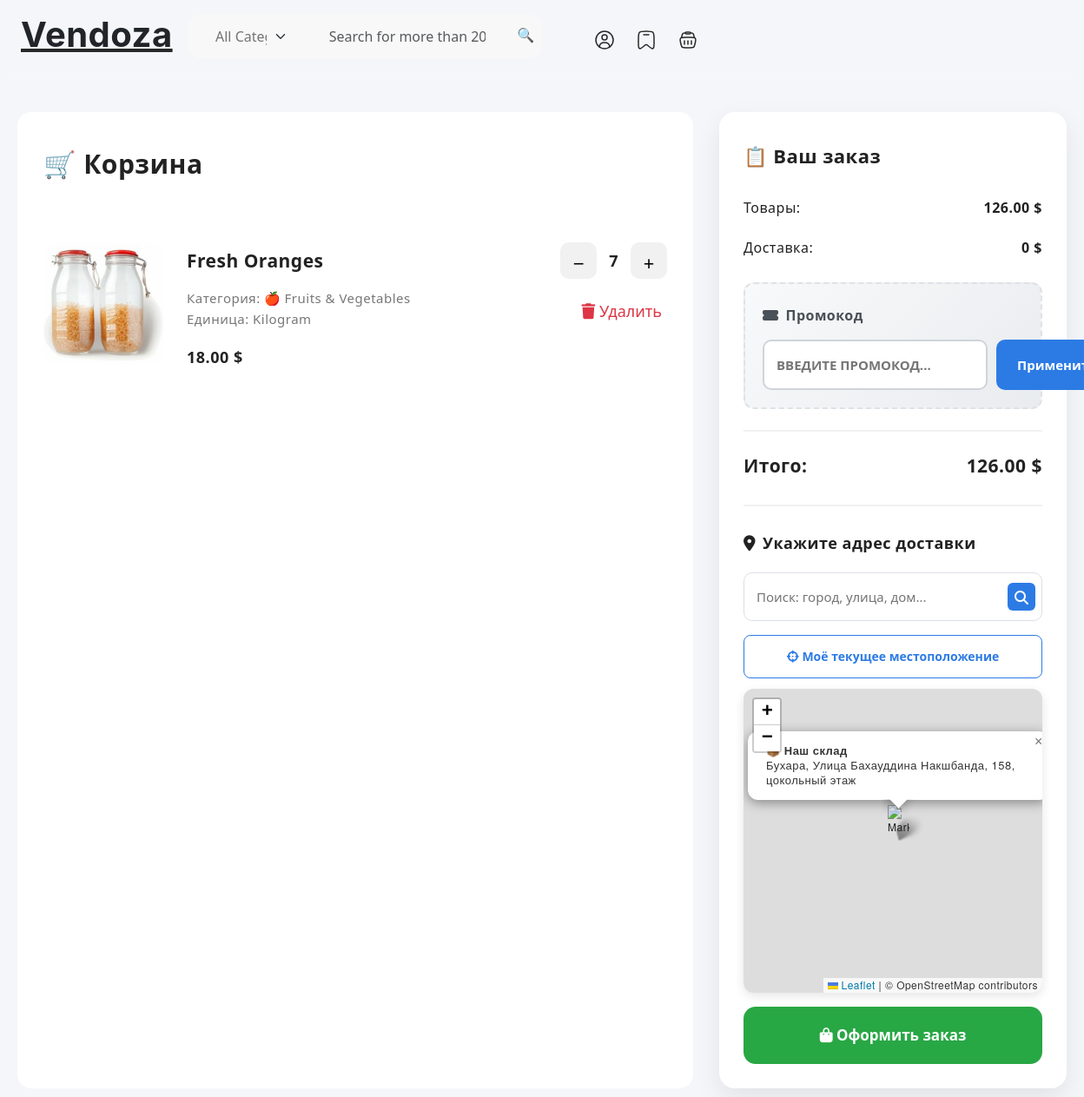
/cart/ (upper part), run on an earlier commit of the app's database.
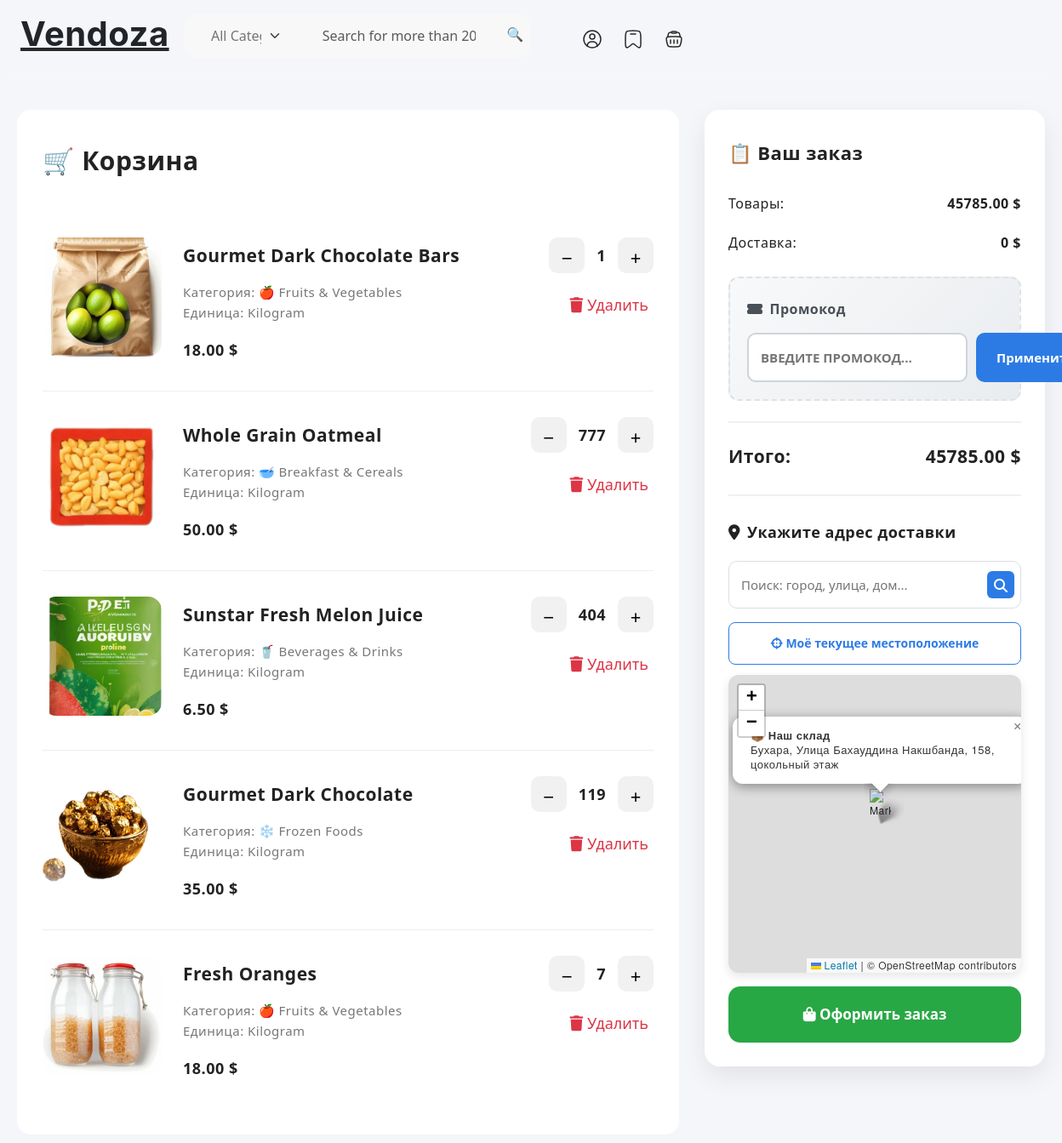
And on a later commit of the database.
### pages/models.py (models this page shows, shortened)
class CartItem(models.Model):
    user = models.ForeignKey(
        User,
        on_delete=models.CASCADE,
        related_name='cart_items',
        null=True,
        blank=True,
        verbose_name='Пользователь'
    )
    session_key = models.CharField(max_length=40, null=True, blank=True, verbose_name='Ключ сессии')
    product = models.ForeignKey(Product, on_delete=models.CASCADE, verbose_name='Продукт')
    quantity = models.PositiveIntegerField(default=1, verbose_name='Количество')
    added_at = models.DateTimeField(auto_now_add=True, null=True, blank=True)
    class Meta:
        verbose_name = 'Элемент корзины'
        verbose_name_plural = 'Элементы корзины'
        ordering = ['-added_at']

class Product(models.Model):
    UNIT_CHOICES = [
        ('kg', 'Kilogram'),
        ('pcs', 'Pieces'),
    ]
    name = models.CharField(max_length=200, verbose_name='Название')
    description = models.TextField(blank=True, default='No description', verbose_name='Описание')
    category = models.ForeignKey(Category, on_delete=models.SET_NULL, null=True, blank=True, verbose_name='Категория')
    price = models.DecimalField(max_digits=10, decimal_places=2, verbose_name='Цена')
    image = models.ImageField(upload_to='products/', blank=True, null=True, verbose_name='Изображение')
    unit_type = models.CharField(max_length=10, choices=UNIT_CHOICES, default='pcs', verbose_name='Единица измерения')
    created_at = models.DateTimeField(default=timezone.now, verbose_name='Дата создания')
    updated_at = models.DateTimeField(auto_now=True, verbose_name='Дата обновления')
    class Meta:
        verbose_name = 'Продукт'
        verbose_name_plural = 'Продукты'
        ordering = ['-created_at']

class Category(models.Model):
    name = models.CharField(max_length=255, verbose_name='Название')
    slug = models.SlugField(unique=True, blank=True, verbose_name='Слаг')
    image = models.ImageField(upload_to='category_images/', blank=True, null=True, verbose_name='Изображение')
    class Meta:
        verbose_name = 'Категория'
        verbose_name_plural = 'Категории'
        ordering = ['name']

### pages/views.py (the view, shortened to what this page needs)
# urls.py: path('cart/', views.cart, name='cart'),
def cart(request):
    if request.user.is_authenticated:
        cart_items = CartItem.objects.filter(user=request.user)
    else:
        if not request.session.session_key:
            request.session.create()
        cart_items = CartItem.objects.filter(session_key=request.session.session_key)
    cart_items = cart_items.select_related('product')
    subtotal = sum(item.product.price * item.quantity for item in cart_items)
    shipping = 0
    total = subtotal + shipping
    now = timezone.now()
    available_promos = PromoCode.objects.filter(
        is_active=True
    ).filter(
        Q(valid_from__lte=now) | Q(valid_from__isnull=True)
    ).filter(
        Q(valid_until__gte=now) | Q(valid_until__isnull=True)
    ).exclude(
        usage_limit__isnull=False,
        times_used__gte=F('usage_limit')
    ).order_by('-created_at')[:10]
    context = {
        'cart_items': cart_items,
        'subtotal': subtotal,
        'shipping': shipping,
        'total': total,
        'item_count': sum(item.quantity for item in cart_items),
        'available_promos': available_promos,
    }
    return render(request, 'cart.html', context)

### templates/cart.html (shortened to what the changed rows need)
{% load static %}
<!DOCTYPE html>
<html lang="ru">
<head>
    <link rel="stylesheet" href="https://cdnjs.cloudflare.com/ajax/libs/font-awesome/6.4.0/css/all.min.css">
    <link rel="stylesheet" href="https://unpkg.com/leaflet@1.9.4/dist/leaflet.css" />
    <link rel="stylesheet" href="https://unpkg.com/leaflet-control-geocoder@2.4.0/dist/Control.Geocoder.css" />
    <link rel="stylesheet" href="https://cdn.jsdelivr.net/npm/swiper@9/swiper-bundle.min.css">
  <link href="https://cdn.jsdelivr.net/npm/bootstrap@5.3.0-alpha3/dist/css/bootstrap.min.css" rel="stylesheet"
>
  <link rel="stylesheet" type="text/css" href="css/vendor.css">
  <link rel="stylesheet" type="text/css" href="style.css">
  <link rel="stylesheet" href="https://cdn.jsdelivr.net/npm/bootstrap-icons@1.11.3/font/bootstrap-icons.min.css">
</head>
<body>
     <header>
    <div class="container-fluid">
      <div class="row py-3 border-bottom">
        <div
          class="col-sm-4 col-lg-2 text-center text-sm-start d-flex gap-3 justify-content-center justify-content-md-start">
          <div class="d-flex align-items-center my-3 my-sm-0">
            <a href="index.html">
              <h1>Vendoza</h1>
            </a>
          </div>
        </div>
<br>
      </div>
    </div>
  </header>
<div class="cart-wrapper">
    <div class="cart-left">
        {% if cart_items %}
            {% for item in cart_items %}
            <div class="cart-item">
                <div class="item-image">
                    {% if item.product.image %}
                        <img src="{{ item.product.image.url }}" alt="{{ item.product.name }}">
                    {% else %}
                        <img src="{% static 'img/no-image.png' %}" alt="No image">
                    {% endif %}
                </div>
                <div>
                    <div class="item-name">{{ item.product.name }}</div>
                    <div class="item-meta">
                        Категория: {{ item.product.category.name|default:"Без категории" }}<br>
                        Единица: {{ item.product.get_unit_type_display }}
                    </div>
                    <div class="item-price">{{ item.product.price }} $</div>
                </div>
                <div class="item-controls">
                    <div class="qty">
                        <form method="post" class="qty-form">
                            <button type="submit">−</button>
                        </form>
                        <strong>{{ item.quantity }}</strong>
                        <form method="post" class="qty-form">
                            <button type="submit">+</button>
                        </form>
                    </div>
                    <form method="post" class="remove-form">
                        <button type="submit" class="remove-btn">
                            <i class="fa fa-trash"></i> Удалить
                        </button>
                    </form>
                </div>
            </div>
            {% endfor %}
        {% else %}
            <div class="empty-cart">
                <i class="fa fa-shopping-cart" style="font-size: 64px; color: #ddd; margin-bottom: 20px;"></i>
                <div>Корзина пуста</div>
            </div>
        {% endif %}
    </div>
    <div class="cart-right">
        <div class="summary-box">
            <div class="summary-row">
                <span><strong id="subtotal-display">{{ subtotal|default:0 }} $</strong></span>
            </div>
            <div class="summary-row summary-total">
                <span>Итого:</span>
                <span id="total-cost">{{ subtotal|default:0 }} $</span>
            </div>
        </div>
    </div>
</div>
</body>
</html>

What changed in the data, as far as the page shows it:
added CartItem: product.image (picture), product.name "Gourmet Dark Chocolate Bars", product.category.name "🍎 Fruits & Vegetables", product.unit_type "Kilogram", product.price "18.00", quantity "1"
added CartItem: product.image (picture), product.name "Whole Grain Oatmeal", product.category.name "🥣 Breakfast & Cereals", product.unit_type "Kilogram", product.price "50.00", quantity "777"
added CartItem: product.image (picture), product.name "Sunstar Fresh Melon Juice", product.category.name "🥤 Beverages & Drinks", product.unit_type "Kilogram", product.price "6.50", quantity "404"
added CartItem: product.image (picture), product.name "Gourmet Dark Chocolate", product.category.name "❄️ Frozen Foods", product.unit_type "Kilogram", product.price "35.00", quantity "119"
Also different on the page:
{{ subtotal|default:0 }}: "126.00" → "45785.00"
